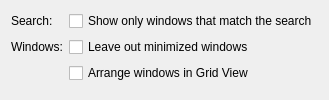
<?xml version="1.0" encoding="UTF-8"?>
<ui version="4.0">
 <class>ThreeFingerOverviewConfig</class>
 <widget class="QWidget" name="ThreeFingerOverviewConfig">
  <layout class="QFormLayout" name="form">
   <item row="0" column="0">
    <widget class="QLabel" name="searchLabel"><property name="text"><string>Search:</string></property></widget>
   </item>
   <item row="0" column="1">
    <widget class="QCheckBox" name="kcfg_FilterWindows">
     <property name="text"><string>Show only windows that match the search</string></property>
    </widget>
   </item>
   <item row="1" column="0">
    <widget class="QLabel" name="windowsLabel"><property name="text"><string>Windows:</string></property></widget>
   </item>
   <item row="1" column="1">
    <widget class="QCheckBox" name="kcfg_IgnoreMinimized">
     <property name="text"><string>Leave out minimized windows</string></property>
    </widget>
   </item>
   <item row="2" column="1">
    <widget class="QCheckBox" name="kcfg_OrganizedGrid">
     <property name="text"><string>Arrange windows in Grid View</string></property>
    </widget>
   </item>
  </layout>
 </widget>
 <resources/>
 <connections/>
</ui>
